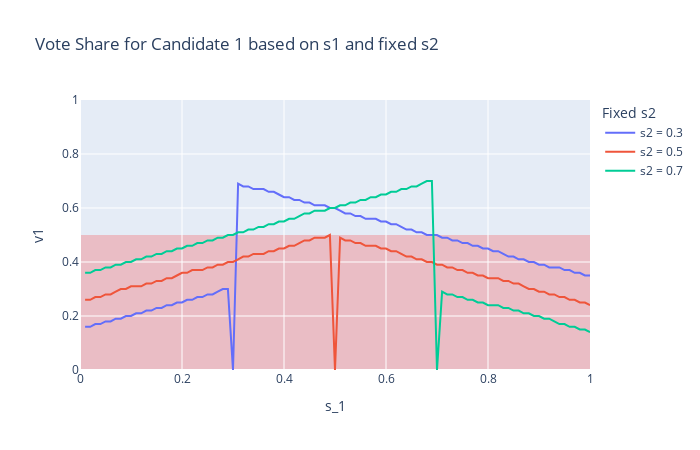

The code cell stored with this chart in its notebook:
### Code cell
import numpy as np
import plotly.express as px

def getC(s1,s2):
    v = 100
    u = [i/100 for i in range(v)]
    c=[]
    for i in range(v):
        ci = abs(u[i]-s1) < abs(u[i]-s2)
        c.append(ci)
    return np.mean(c)

def getVoteShare(s2):
    num_line = 100
    vote_share = []
    s1_all = []
    for i in range(num_line):
        s1 = (i+1)/num_line
        v  = getC(s1, s2)
        vote_share.append(v)
        s1_all.append(s1)
    return vote_share, s1_all

import plotly.graph_objects as go

def plotVoteShare():
    s2_values = [0.3, 0.5, 0.7]
    fig = go.Figure()
    for s2 in s2_values:
        y, x = getVoteShare(s2)
        fig.add_trace(go.Scatter(x=x, y=y, mode='lines', name=f's2 = {s2}'))
    fig.add_shape(type="rect",x0=0, x1=1,y0=0, y1=0.5,fillcolor="red",opacity=0.2,layer="below",line_width=0)
    fig.update_layout(title="Vote Share for Candidate 1 based on s1 and fixed s2", xaxis_title="s_1", yaxis_title="v1", yaxis_range=[0, 1], xaxis_range=[0, 1], width=700, height=450, legend_title="Fixed s2")
    fig.show()
plotVoteShare()
